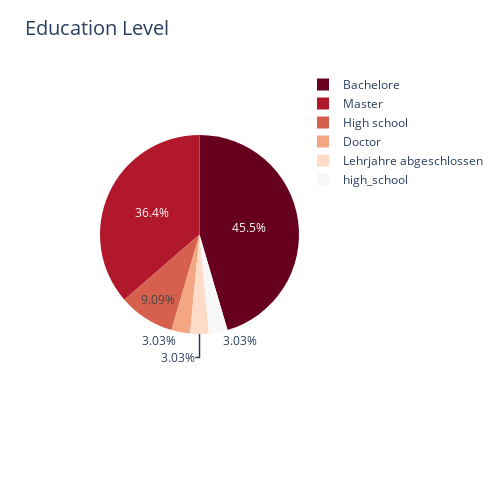

The cell this chart's notebook holds for it:
### Code cell
fig = px.pie(data,  names='Q20', title="Education Level", color_discrete_sequence=px.colors.sequential.RdBu)
fig.update_layout(title_font_size = 20)
fig.update_layout(
    width=500,
    height=500,
    margin=dict(l=100, r=20, t=70, b=70)
)

fig.show()

### Figure 1 — Plotly figure (JSON) as saved in the notebook; plotly's stock layout.template omitted (floating-point values rounded to 4 significant figures)
{"data": [{"domain": {"x": [0, 1], "y": [0, 1]}, "hovertemplate": "Q20=%{label}<extra></extra>", "labels": ["Master", "Master", "Bachelore", "Bachelore", "Master", "Master", "Bachelore", "Doctor", "Bachelore", "Bachelore", "Bachelore", "Bachelore", "Master", "Master", "Master", "Master", "Bachelore", "High school", "Bachelore", "High school", "Bachelore", "High school", "Bachelore", "Bachelore", "Master", "Bachelore", "Master", "Master", "Master", "Bachelore", "Bachelore", "Lehrjahre abgeschlossen", "high_school"], "legendgroup": "", "name": "", "showlegend": true, "type": "pie"}], "layout": {"height": 500, "legend": {"tracegroupgap": 0}, "margin": {"b": 70, "l": 100, "r": 20, "t": 70}, "piecolorway": ["rgb(103,0,31)", "rgb(178,24,43)", "rgb(214,96,77)", "rgb(244,165,130)", "rgb(253,219,199)", "rgb(247,247,247)", "rgb(209,229,240)", "rgb(146,197,222)", "rgb(67,147,195)", "rgb(33,102,172)", "rgb(5,48,97)"], "title": {"font": {"size": 20}, "text": "Education Level"}, "width": 500}}
